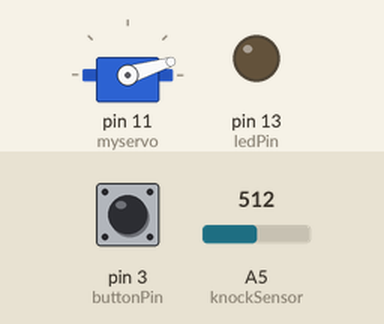
This sketch was run on a simulated Arduino Uno, built with avr-gcc and run on an emulated ATmega328P. Parts: servo, output pins drawn as LEDs (lit = HIGH). The inputs (shaded band) are chosen by the test bench; at power-on: pin 3 (buttonPin) LOW, A5 (knockSensor) = 512.

Above: at 1.2 s.
1.3 s: pin 3 (buttonPin) pulled HIGH for 0.15 s
At 1.49 s:
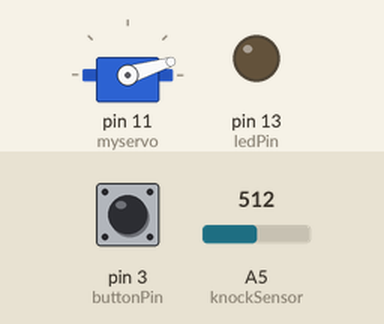
4.4 s: pin 3 (buttonPin) pulled HIGH for 3.2 s
At 5.8 s:
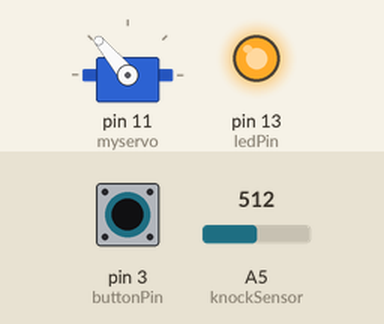
9.1 s: pin 3 (buttonPin) pulled HIGH for 1 s
At 10.8 s:
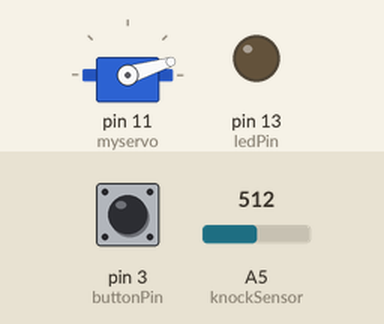
Timing chart, 0 to 12.3 s (numbered marks = the images above; inputs shaded):
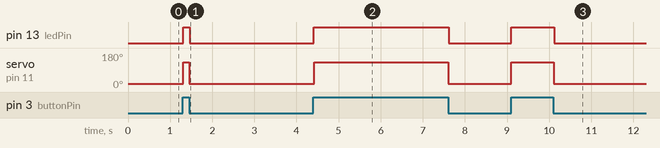

The sketch:

Metronome-Orange2.ino
```cpp
#include <Servo.h>


Servo myservo;
int pos = 0;

const int buttonPin = 3;     // the number of the pushbutton pin
const int ledPin =  13;      // the number of the LED pin


// variables will change:
int buttonState = 0;         // variable for reading the pushbutton status

const int knockSensor = A5; // the piezo is connected to analog pin 0
const int threshold = 50;  // threshold value to decide when the detected sound is a knock or not

int sensorReading = A5;      // variable to store the value read from the sensor pin
int ledState = LOW;         // variable used to store the last L5D status, to toggle the light

void setup() {
  // put your setup code here, to run once:
  pinMode(ledPin, OUTPUT);
  // initialize the pushbutton pin as an input:
  pinMode(buttonPin, INPUT);
   myservo.attach(11);
}

void loop() {
  buttonState = digitalRead(buttonPin);

  if (buttonState == HIGH) {
    // turn LED on:
    digitalWrite(ledPin, HIGH);
    myservo.write(130);
    delay(10);
  }
  else {
    // turn LED off:
    digitalWrite(ledPin, LOW);
    myservo.write(17);
    delay(5);

    sensorReading = analogRead(knockSensor);

  // if the sensor reading is greater than the threshold:
  if (sensorReading >= threshold) {
    // toggle the status of the ledPin:
    ledState = !ledState;
    // update the LED pin itself:
    digitalWrite(ledPin, ledState);
    // send the string "Knock!" back to the computer, followed by newline
    Serial.println("Knock!");
    delay(5);
           digitalWrite(ledPin, LOW);
  }
  delay(5);  // delay to avoid overloading the serial port buffer
  }
}
```

Measured:
- after the input at 1.3 s, pin 13 (ledPin): LOW → HIGH after 0.01 s instead of 3.1 s; servo on pin 11 (myservo): 17° → 130° at once, → 17° 0.14 s later
- after the input at 4.4 s, pin 13 (ledPin): LOW → HIGH at once, → LOW 3.2 s later; servo on pin 11 (myservo): 17° → 130° at once, → 17° 3.2 s later
- after the input at 9.1 s, pin 13 (ledPin): LOW → HIGH at once, → LOW 1.0 s later; servo on pin 11 (myservo): 17° → 130° at once, → 17° 1.0 s later
